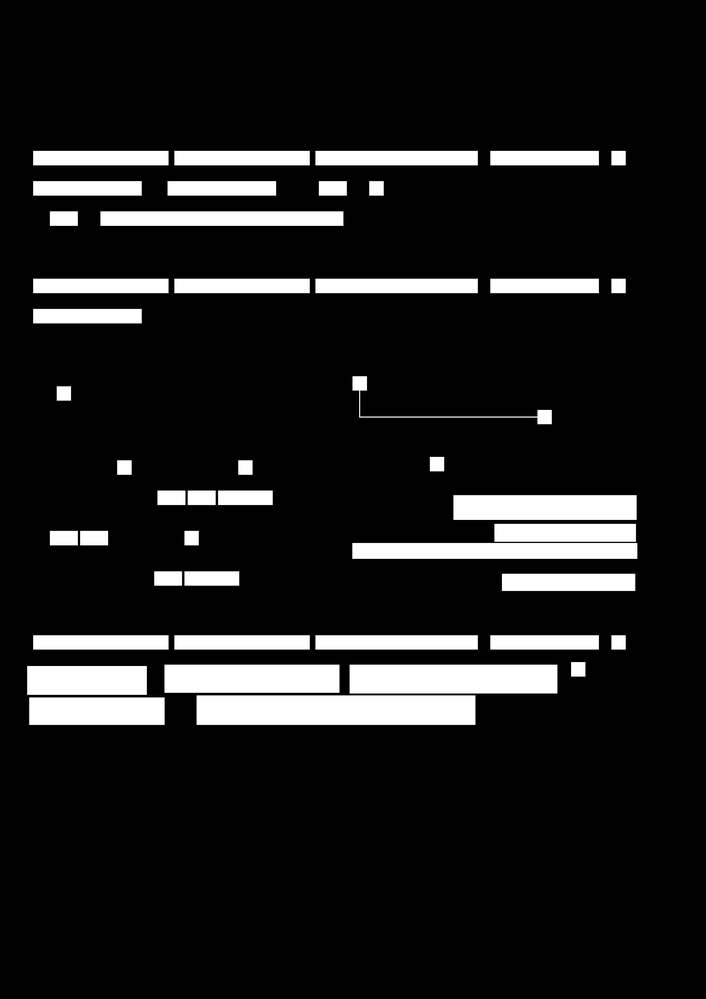
#> input picture templates/Medical_License_white_roi.png, 706 x 999 px, shrunk from 4134 x 5847 before the run, found by its file name
$ jupyter execute --allow-errors template-removal.ipynb   (shell and % lines are left out)
#> lines starting #> are read from the running program, lines starting #| are printed output that depends on the picture; after the words box and inside, x2 and y2 are one past the last pixel; in counts of white or black regions, pixels touching at a corner belong together
# Template Removal
In this nb, we'll try to use a negative template to leave only the fields of interest.

Sidenote: box pixel height: 75 px

[cell 1]
import numpy as np
from matplotlib import pyplot as plt
from PIL import Image
import pytesseract
import cv2

Loading the image

[cell 2]
imgPath = "../output/"
temPath = "../templates/"
imgBName = "Medical_License"
imgName = imgBName + "0.png"
temName = imgBName + "_template.png"

img = cv2.imread(imgPath + imgName)
template = cv2.imread(temPath + temName)

#> (the rest of this cell did not finish here and is left out)

#> (a cell that did not finish here is left out)

#> (a cell that did not finish here is left out)

Now, we'll subtract the template

#> (a cell that did not finish here is left out)

[cell 6]
outIm_fp = "../output/ML_fields_only.png"
#> outIm_fp = '../output/ML_fields_only.png'
#> (the rest of this cell did not finish here and is left out)

#> (a cell that did not finish here is left out)

[cell 8]
rois = cv2.imread("../templates/Medical_License_white_roi.png")
#> rois is the input picture: shape (999, 706, 3); min 0, max 255, mean 28.6
rois = cv2.cvtColor(rois, cv2.COLOR_BGR2GRAY)
#> rois: shape (999, 706)
(thresh, rois_bin) = cv2.threshold(rois, 0, 255, cv2.THRESH_BINARY | cv2.THRESH_OTSU)
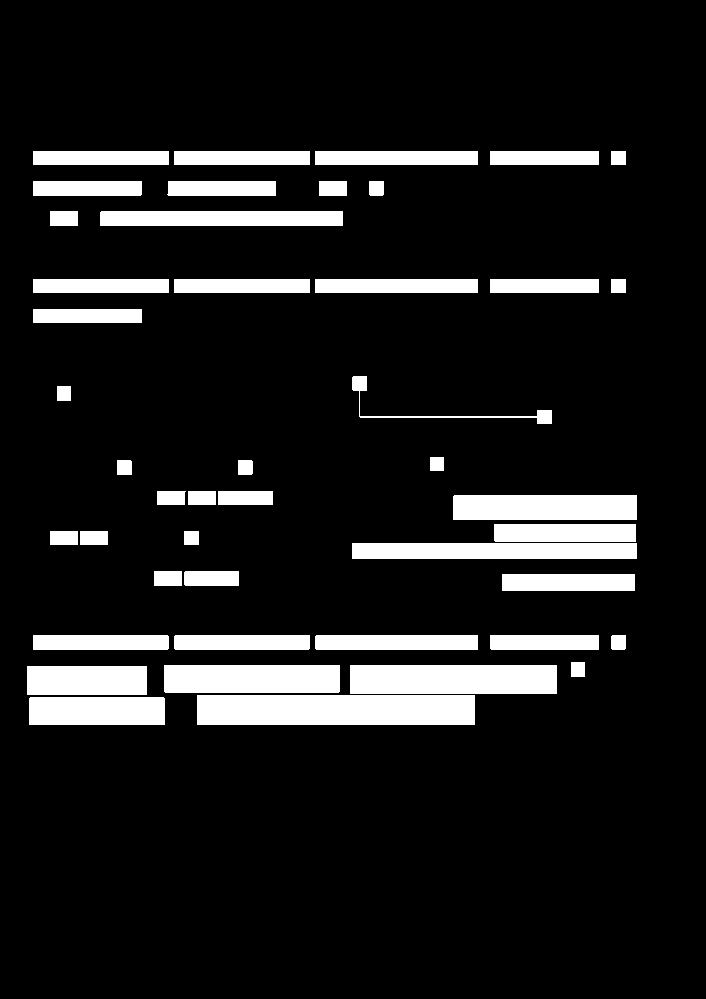
#> rois_bin: shape (999, 706); 11.3% white; 45 white regions, largest, box (x1, y1, x2, y2) and area: (197, 695, 475, 725) 8340, (350, 665, 557, 694) 6003, (164, 665, 340, 693) 4926
#> thresh = 123
#> (the rest of this cell did not finish here and is left out)
